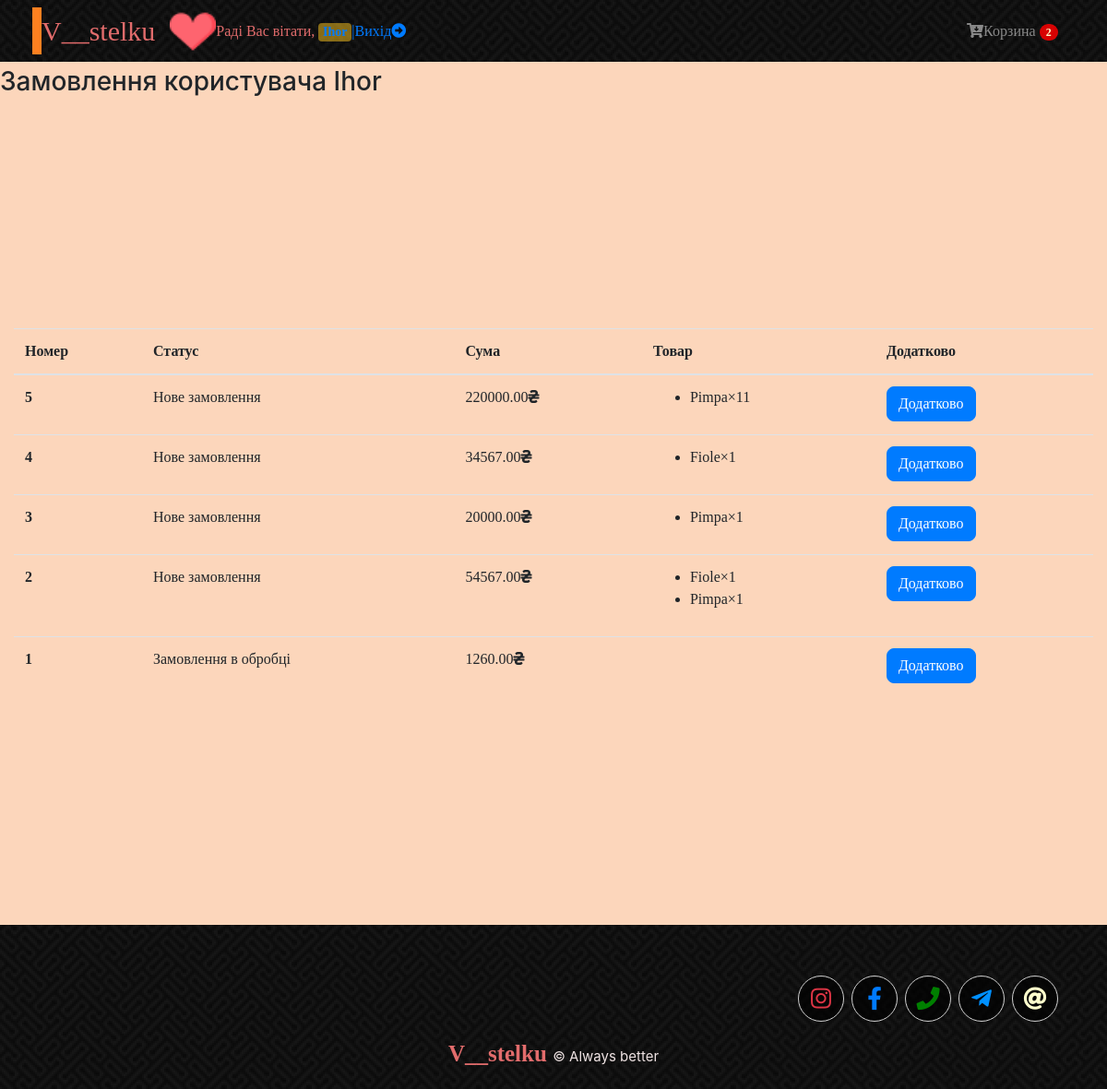
/profile/ (signed in), run on the app's committed database.
### mainapp/models.py (models this page shows, shortened)
class Cart(models.Model):
    owner = models.ForeignKey('Customer', null=True, verbose_name='Власник', on_delete=models.CASCADE)
    products = models.ManyToManyField(CartProduct, blank=True, related_name='related_cart')
    total_products = models.PositiveIntegerField(default=0)
    final_price = models.DecimalField(max_digits=9, default=0, decimal_places=2, verbose_name='Загальна цена')
    in_order = models.BooleanField(default=False)
    for_anonymous_user = models.BooleanField(default=False)

class Order(models.Model):
    STATUS_NEW = 'new'
    STATUS_IN_PROGRESS = 'in_progress'
    STATUS_READY = 'is_ready'
    STATUS_COMPLETED = 'completed'
    BUYING_TYPE_SELF = 'self'
    BUYING_TYPE_DELIVERY = 'delivery'
    STATUS_CHOICES = (
        (STATUS_NEW, 'Нове замовлення'),
        (STATUS_IN_PROGRESS, 'Замовлення в обробці'),
        (STATUS_READY, 'Замовлення готове'),
        (STATUS_COMPLETED, 'Замовлення виконане')
    )
    BUYING_TYPE_CHOICES = (
        (BUYING_TYPE_SELF, 'Нова пошта'),
        (BUYING_TYPE_DELIVERY, 'Укрпошта')
    )
    customer = models.ForeignKey(Customer, verbose_name='Покупець', related_name='related_orders',
                                 on_delete=models.CASCADE)
    first_name = models.CharField(max_length=255, verbose_name='Імя')
    last_name = models.CharField(max_length=255, verbose_name='Прізвище')
    phone = models.CharField(max_length=20, verbose_name='Телефон')
    cart = models.ForeignKey(Cart, verbose_name='Корзина', on_delete=models.CASCADE, null=True, blank=True)
    address = models.CharField(max_length=1424, verbose_name='Адрес доставки', null=True)
    num_vid = models.CharField(max_length=200, verbose_name='Номер відділення', null=True, blank=True)
    status = models.CharField(
        max_length=100,
        verbose_name='Статус замовлення',
        choices=STATUS_CHOICES,
        default=STATUS_NEW
    )
    buying_type = models.CharField(
        max_length=100,
        verbose_name='Доставка',
        choices=BUYING_TYPE_CHOICES,
        default=BUYING_TYPE_SELF
    )
    comment = models.TextField(verbose_name='Коментар до замовлення', null=True, blank=True)
    created_at = models.DateTimeField(auto_now=True, verbose_name='Дата створення замовлення')
    order_date = models.DateField(verbose_name='Дата отримки замовлення', default=timezone.now)

class CartProduct(models.Model):
    user = models.ForeignKey('Customer', verbose_name='Покупець', on_delete=models.CASCADE)
    cart = models.ForeignKey('Cart', verbose_name='Корзина', on_delete=models.CASCADE)
    product = models.ForeignKey(Product, verbose_name='Товар', on_delete=models.CASCADE)
    qty = models.PositiveIntegerField(default=1)
    final_price = models.DecimalField(max_digits=9, decimal_places=2, verbose_name='Загальна ціна')

class Product(models.Model):
    category = models.ForeignKey(Category, verbose_name='Категорія', on_delete=models.CASCADE)
    title = models.CharField(max_length=255, verbose_name='Найменування')
    slug = models.SlugField(unique=True)
    image = models.ImageField(verbose_name='Зображення')
    code = models.CharField(max_length=234, verbose_name='Код продукту', blank=True)
    description = models.TextField(verbose_name='Опис', null=True, blank=True)
    price = models.DecimalField(max_digits=9, decimal_places=0, verbose_name='Стара ціна')
    sale = models.DecimalField(max_digits=9, decimal_places=2, verbose_name='Знижка', blank=True)
    size = models.CharField(max_length=255, verbose_name='Розмір')
    material = models.CharField(max_length=255, verbose_name='Матеріал', blank=True)
    color = models.CharField(max_length=255, verbose_name='Колір', blank=True)
    inside = models.CharField(max_length=255, verbose_name='Всередині', blank=True)
    sole = models.CharField(max_length=255, verbose_name='Підошва', blank=True)
    features = models.ManyToManyField("specs.ProductFeatures", blank=True, related_name='features_for_product')

### mainapp/views.py (the view)
# urls.py: path('profile/', ProfileView.as_view(), name='profile')
class ProfileView(CartMixin, View):
    def get(self, request, *args, **kwargs):
        customer = Customer.objects.get(user=request.user)
        orders = Order.objects.filter(customer=customer).order_by('-created_at')
        categories = Category.objects.all()
        return render(
            request,
            'profile.html',
            {'orders': orders, 'cart': self.cart, 'categories': categories}
        )

### mainapp/mixins.py (called while the page is built)
    def dispatch(self, request, *args, **kwargs):
        if request.user.is_authenticated:
            customer = Customer.objects.filter(user=request.user).first()
            if not customer:
                customer = Customer.objects.create(
                    user=request.user
                )
            cart = Cart.objects.filter(owner=customer, in_order=False).first()
            if not cart:
                cart = Cart.objects.create(owner=customer)
        else:
            cart = Cart.objects.filter(for_anonymous_user=True).first()
            if not cart:
                cart = Cart.objects.create(for_anonymous_user=True)
        self.cart = cart
        return super().dispatch(request, *args, **kwargs)

### mainapp/templates/profile.html (shortened to what this page needs)
{% extends 'base.html'%}
{% block content %}
{% load static %}
<h3 class="mt-3 mb-3">Замовлення користувача {{ request.user.username}}</h3>
{% if not orders.count %}
<div class="col-md-12" style="margin-top: 300px; margin-bottom: 300px;">
    <h3>У Вас ще немає замовлень. <a href="{% url 'base' %}">Почитайте робити покупки</a></h3>
</div>
{% else %}
<div class="col-md-12" style="margin-bottom: 250px; margin-top: 250px;">
<table class="table">
    <thead>
          <th scope="col">Номер</th>
          <th scope="col">Статус</th>
          <th scope="col">Сума</th>
          <th scope="col">Товар</th>
          <th scope="col">Додатково</th>
    </thead>
    <tbody>
         {% for order in orders %}
            <tr>
                <th scope="row">{{order.id}}</th>
                <td>{{order.get_status_display}}</td>
                <td>{{order.cart.final_price}}<i class="fas fa-hryvnia"></i></td>
                <td>
                     <ul>
                         {% for item in order.cart.products.all %}
                            <li>{{ item.product.title }}&times;{{item.qty}}</li>
                         {% endfor %}
                     </ul>
                </td>
             <td>
                 <button class="btn btn-info" data-toggle="modal" data-target="#exampleModal-{{ order.id }}">Додатково</button>
             </td>
            </tr>
         {% endfor %}
    </tbody>
</table>
</div>
{% endif %}
{% endblock %}

### mainapp/templates/base.html (shortened to what this page needs)
<!DOCTYPE html>
<html lang="uk">
{% load static %}
</html>
<head>
  <link rel="stylesheet" href="https://cdn.jsdelivr.net/npm/bootstrap@4.6.0/dist/css/bootstrap.min.css">
  <link rel="stylesheet" href="{% static 'mainapp/css/main.css' %}">
    <link rel="stylesheet" href="https://use.fontawesome.com/releases/v5.8.2/css/all.css">
</head>
<body>
  <nav class="navbar navbar-expand-lg navbar-dark bg-dark fixed-top">
    <div class="container">
      <a class="navbar-brand"  href="{% url 'base' %}">V__stelku</a>
      <a href="{% url 'base' %}"><img class="small-logo" src="{% static 'mainapp/img/favourite.png' %}" alt=""></a>
      <div class="collapse navbar-collapse" id="navbarResponsive">
          <ul class="navbar-nav">
            {% if not request.user.is_authenticated %}
          <li>
            <a class="text-maru" href="{% url 'login' %}">Авторизація</a>
          </li>
            <li>
            <a class="text-maru" href="{% url 'registration' %}">Реєстрація</a>
          </li>
          {% else %}
              <li class="nav-item">
                  <span class="text-maru">Раді Вас вітати, {% if request.user.is_authenticated %}<span class="badge badge-danger">
                    <a href="{% url 'profile' %}" style="text-decoration: none; font-size: 14px;">{{ request.user.username }}</a>
                  </span>{% else %} Гіcть!{% endif %}<a href="{% url 'logout' %}">|Вихід<i class="fas fa-arrow-alt-circle-right"></i></a></span>
              </li>
          {% endif %}
          </ul>
          <ul class="navbar-nav ml-auto">
          <li class="nav-item">
            <a class="nav-link" href="{% url 'cart' %}"><i class="fas fa-cart-arrow-down"></i>Корзина <span class="badge badge-pill badge-danger">{{ cart.products.count }}</span></a>
          </li>
        </ul>
      </div>
    </div>
  </nav>
  {% block content %}{% endblock content %}
	<footer class="footer">
		<div class="container">
            <ul class="social-link">
						<li class="email"><a href="mailto:bodnarchuchkam@gmail.com"><i class="fas fa-at"></i></a></li>
						<li class="telegram"><a href="https://t.me/vstelku"><i class="fab fa-telegram-plane"></i></a></li>
						<li class="phone"><a href="tel:+380989563397"><i class="fas fa-phone"></i></a></li>
						<li class="facebook"><a href="https://www.facebook.com/maria.bodnarchuk.980"><i class="fab fa-facebook-f"></i></a></li>
        				<li class="instagram"><a href="https://instagram.com/v__stelku?igshid=gx24zjif0m0q"><i class="fab fa-instagram"></i></a></li>
            </ul>
            <span class="copyright"><a href="{% url 'base' %}">V__stelku </a>&copy; <a1>Always better</a1></span>
</body>
</html>

### mainapp/static/mainapp/css/main.css (style rules this page uses)
body { background: rgba(252, 207, 176, 0.85); padding-top: 56px; }
.fixed-top { background:url('../img/pw_maze_black_2X.png') left top repeat; position: fixed; top: 0; right: 0; left: 0; z-index: 1030; }
.text-maru { font-family: Comic Sans MS, Comic Sans, cursive; color: #e26c6c; }
.navbar-dark .navbar-brand { font-size: 30px; font-family: "Monotype Corsiva"; color: #e26c6c; display: inline; background-color: rgba(66, 59, 59, 0); box-shadow: -10px 0 0 #FE8020; padding: 3px 0; }
.small-logo { position: center; border: none; width: 50px; height: 50px; }
.badge-danger { font-family: Comic Sans MS, Comic Sans, cursive; color: #ffffff; background-color: rgba(231, 180, 31, 0.56); }
.badge-pill { background-color: rgba(255, 0, 0, 0.84); color: #ffffcc; padding-right: .6em; padding-left: .6em; border-radius: 10rem; }
img { position: center; border: 1px #e26c6c solid; border-radius: 10px; }
.btn-info { color: #fff; background-color: #007bff; border-color: #007bff; border-radius: 8px; display: inline-block; cursor: pointer; text-align: center; text-decoration: none; outline: none; }
a { font-family: Comic Sans MS, Comic Sans, cursive; color: #007bff; text-decoration: none; background-color: transparent; }
.social-link { display: inline-block; vertical-align: top; width: auto; display:block; overflow:hidden; list-style:none; }
.social-link li { float: right; margin-right:8px; }
.social-link li a { display:block; width:50px; height:50px; text-align:center; line-height:50px; font-size:25px; background: rgba(0, 0, 0, 0.66); border-radius:50%; border: 1px #d0d0d0 solid; transition:all 0.3s ease-in-out; }
.fa-telegram-plane:before { color: #0090ff; content: "\f3fe"; }
.fa-instagram:before { color: #dc3545; content: "\f16d"; }
.fa-at:before { color: #ffffcc; content: "\f1fa"; }
.fa-phone:before { color: green; content: "\f095"; }
.footer { background:url('../img/pw_maze_black_2X.png') left top repeat; padding:20px 0 20px; z-index: 1030; }
.copyright, .credits { color:#cccccc; font-size:14px; display:block; text-align:center; }
.copyright a, .credits a { font-size: 25px; font-family: "Monotype Corsiva"; color: #e26c6c; font-weight:600; text-decoration: none; transition:all 0.3s ease-in-out; -moz-transition:all 0.3s ease-in-out; -webkit-transition:all 0.3s ease-in-out; }
.copyright, .credits { color: #efe3e3; font-size: 15px; display: block; text-align: center; }
th { text-align: inherit; text-align: -webkit-match-parent; font-family: Comic Sans MS, Comic Sans, cursive; }
.table td, .table th { padding: .75rem; vertical-align: top; border-top: 1px solid #dee2e6; font-family: Comic Sans MS, Comic Sans, cursive; }

### data on the page
Cart: products.count "2"
Order: id "5", status "Нове замовлення", cart.final_price "220000.00"
CartProduct: product "Pimpa", qty "11"
Order: id "4", status "Нове замовлення", cart.final_price "34567.00"
CartProduct: product "Fiole", qty "1"
Order: id "3", status "Нове замовлення", cart.final_price "20000.00"
CartProduct: product "Pimpa", qty "1"
Order: id "2", status "Нове замовлення", cart.final_price "54567.00"
CartProduct: product "Fiole", qty "1"
CartProduct: product "Pimpa", qty "1"
Order: id "1", status "Замовлення в обробці", cart.final_price "1260.00"

### other printed values
{{ request.user.username }} "Ihor"
